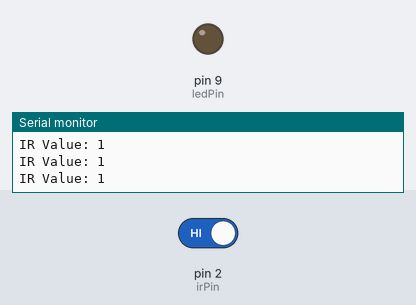
The sketch below on a simulated Arduino Uno, built with avr-gcc and run on an emulated ATmega328P. On the bench: output pins drawn as LEDs (lit = HIGH), the last lines printed to the serial monitor. Inputs (shaded band) come from the test bench; at power-on: pin 2 (irPin) HIGH.

Above: at 1.2 s.
1.3 s: pin 2 (irPin) driven LOW
At 2.0 s:
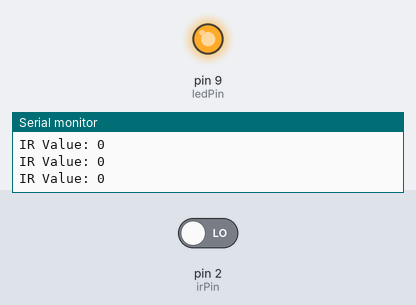
2.8 s: pin 2 (irPin) driven HIGH
At 3.2 s:
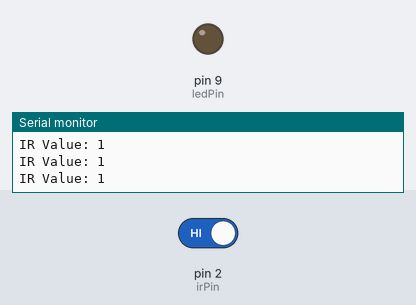
Timing chart, 0 to 5.8 s (numbered marks = the images above; inputs shaded):
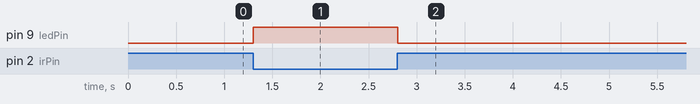

The sketch:

IR.ino
```cpp
const int irPin = 2;  // Pin connected to the IR sensor
const int ledPin = 9; // Pin connected to the LED
int irValue = 0;      // Variable to store the IR sensor value

void setup() {
  // Start the serial communication
  Serial.begin(9600);

  // Set the IR pin as an input
  pinMode(irPin, INPUT);

  // Set the LED pin as an output
  pinMode(ledPin, OUTPUT);
}


void loop() {
  // Read the value from the IR sensor
  irValue = digitalRead(irPin);

  // Print the IR sensor value to the Serial Monitor
  Serial.print("IR Value: ");
  Serial.println(irValue);

  // If the IR sensor detects an object (value is LOW), turn the LED on
  // Otherwise, turn the LED off
  if (irValue == LOW) {
    digitalWrite(ledPin, HIGH); // Turn LED on
  } else {
    digitalWrite(ledPin, LOW);  // Turn LED off
  }

  // Wait for a short period before reading again
  delay(100);
}
```

Measured:
- after the input at 1.3 s, pin 9 (ledPin): LOW → HIGH at once
- after the input at 2.8 s, pin 9 (ledPin): HIGH → LOW at once
